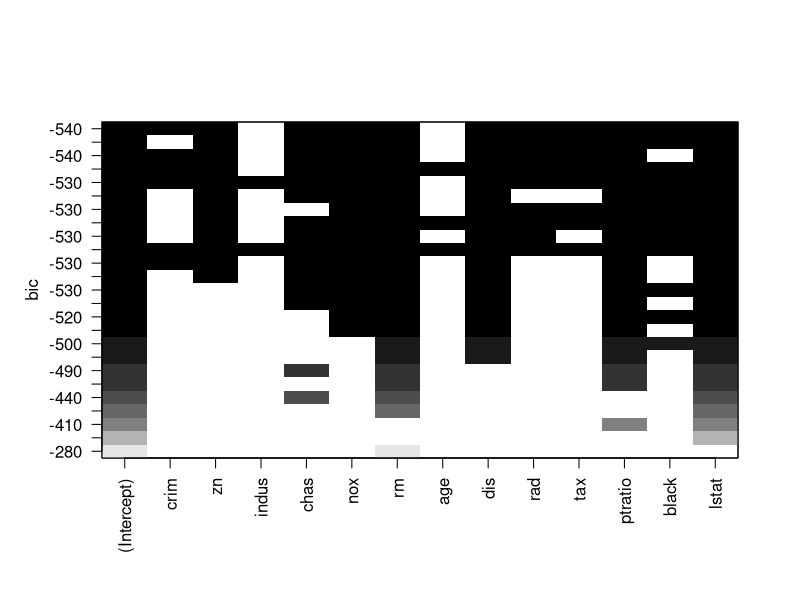
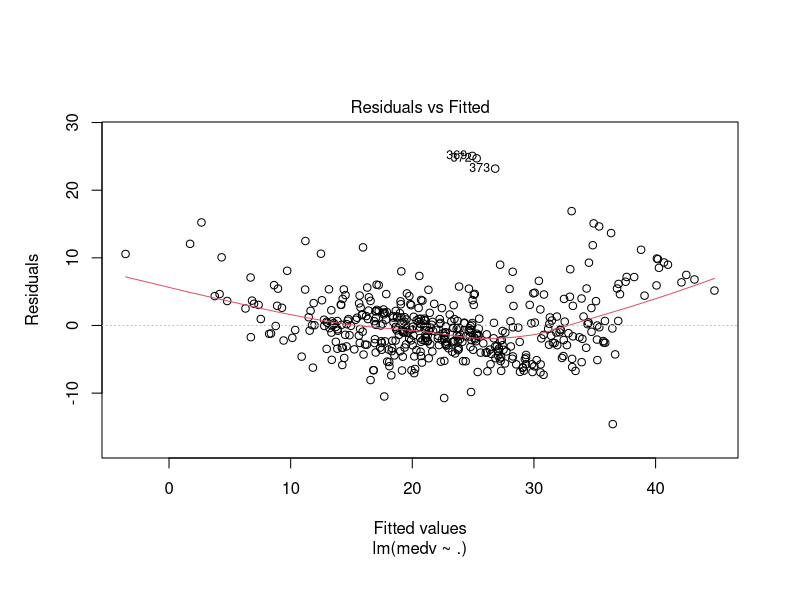
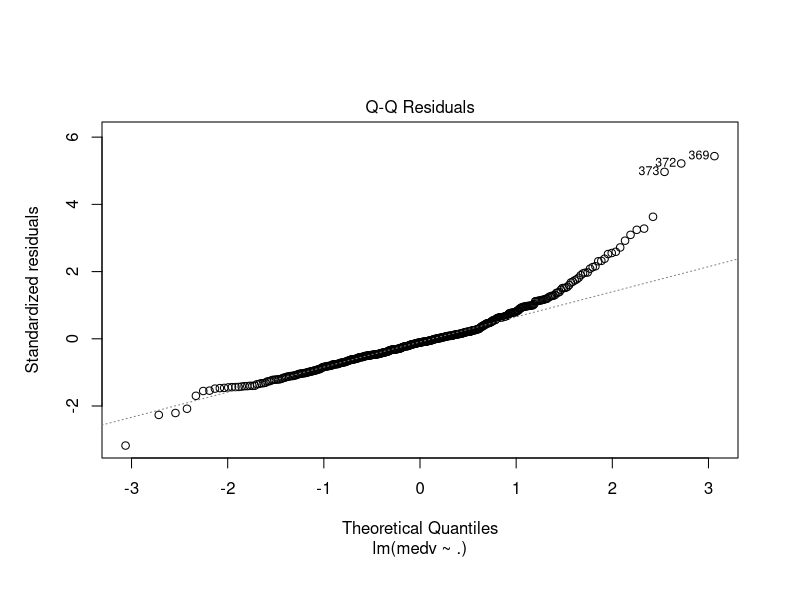
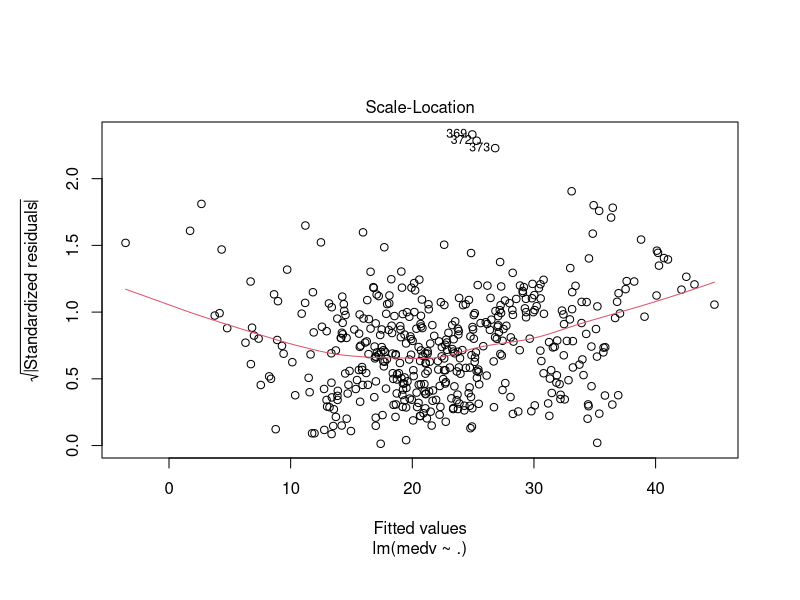
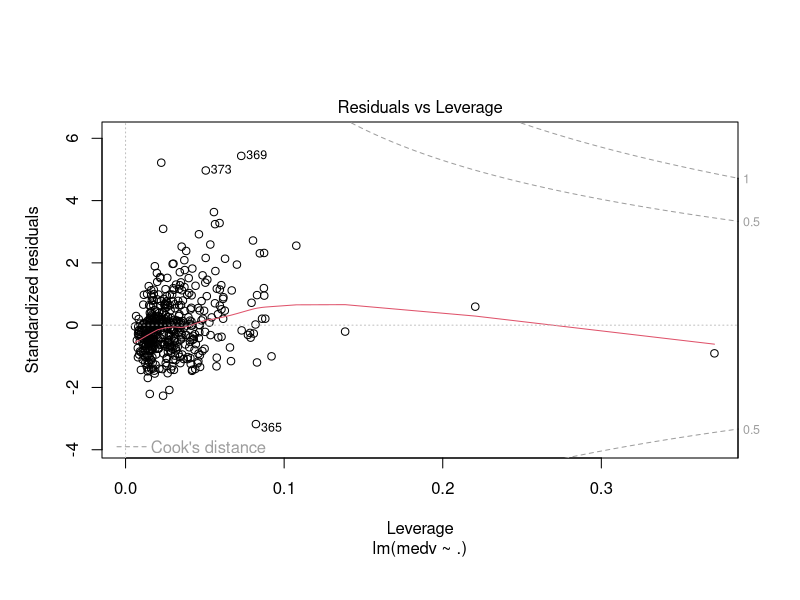

R code for these plots, in order:
## ---- chunk 1
library(MASS)
data(Boston); #this data is in MASS package
colnames(Boston) 
## ---- chunk 2
sample_index = sample(nrow(Boston),nrow(Boston)*0.90)
Boston_train = Boston[sample_index,]
Boston_test = Boston[-sample_index,]
## ---- chunk 3
for (i in 1:(ncol(Boston_train)-1)){
  Boston_train[,i] = scale(Boston_train[,i])
}
## ---- chunk 4
model_1 = lm(medv~., data=Boston_train)
summary(model_1)
## ---- chunk 5
model_summary = summary(model_1)
(model_summary$sigma)^2
## ---- chunk 6
model_summary$r.squared
## ---- chunk 7
model_summary$adj.r.squared
## ---- chunk 8
AIC(model_1)
BIC(model_1)
## ---- chunk 9
subset = sample(nrow(Boston),nrow(Boston)*0.90)
Boston_train = Boston[subset,]
Boston_test = Boston[-subset,]
model_1 = lm(medv~., data=Boston_train)
## ---- chunk 10
pi = predict(model_1, Boston_test)
## ---- chunk 11
mean((pi - Boston_test$medv)^2)
## ---- chunk 12
mean(abs(pi - Boston_test$medv))
## ---- chunk 13
library(leaps)
## ---- chunk 14
#regsubsets only takes data frame as input
subset_result = regsubsets(medv~.,data=Boston_train, nbest=2, nvmax = 14)
summary(subset_result)
plot(subset_result, scale="bic")
## ---- chunk 15
nullmodel=lm(medv~1, data=Boston_train)
fullmodel=lm(medv~., data=Boston_train)
## ---- chunk 16
model.step = step(fullmodel,direction='backward')
## ---- chunk 17
model.step = step(nullmodel, scope=list(lower=nullmodel, upper=fullmodel), direction='forward')
## ---- chunk 18
extractAIC(model_1)
AIC(model_1)
## ---- chunk 19
library(boot)
model_2 = glm(medv~indus + rm, data = Boston)
cv.glm(data = Boston, glmfit = model_2, K = 5)$delta[2]
## ---- chunk 20
cv.glm(data = Boston, glmfit = model_2, K = nrow(Boston))$delta[2]
## ---- chunk 21
model_2 = glm(medv~indus + rm, data = Boston)

MAE_cost = function(pi, r){
  return(mean(abs(pi-r)))
}

cv.glm(data = Boston, glmfit = model_2, cost = MAE_cost, K = 5)$delta[2]
## ---- chunk 22
plot(model_1)
